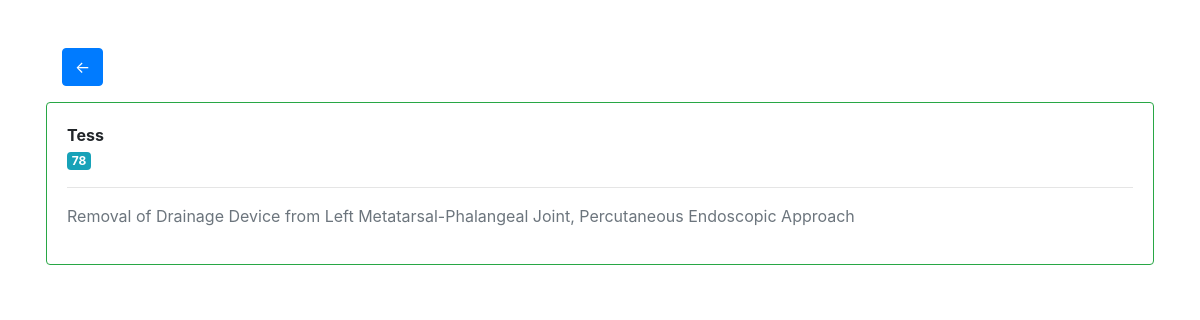
Screenshot of /views/detail_view.php?id=10 with the database file from the repository.
### tables this page shows
CREATE TABLE `teacher` (
  `id` int(11) NOT NULL,
  `name` varchar(100) NOT NULL,
  `age` int(100) NOT NULL,
  `info` varchar(200) NOT NULL
);

### database.php (called while the page is built, shortened)
<?php
    function db() {
        return new mysqli('localhost', 'root', '', 'final_db');
    }
    function selectOne($id) {
        return db()->query("SELECT * FROM teacher WHERE id = $id");
    }
?>

### views/detail_view.php (the view)
<?php require_once('../partial/header.php');?>
<div class="container p-3 mt-3">
    <div class="p-3">
        <a href="https://localhost/student/?page=teacher"><button class="btn btn-primary" type="button" >&#8592;</button></a>
    </div>
    <div class="card border border-success">
        <?php
            require_once('../database.php');
            $update = selectOne($_GET['id']);
            foreach( $update as $teacher):
        ?>
        <div class="card-body">
            <div>
                <strong><?= $teacher['name'] ?></strong>
                <br>
                <span class="badge badge-info"><?= $teacher['age'] ?></span>
                <hr>
                <p class="text-muted"><?= $teacher['info'] ?></p>
            </div>
        </div>
        <?php endforeach; ?>
    </div>
</div>

### rows the page displays
teacher: name "Tess", age "78", info "Removal of Drainage Device from Left Metatarsal-Phalangeal Joint, Percutaneous Endoscopic Approach"
